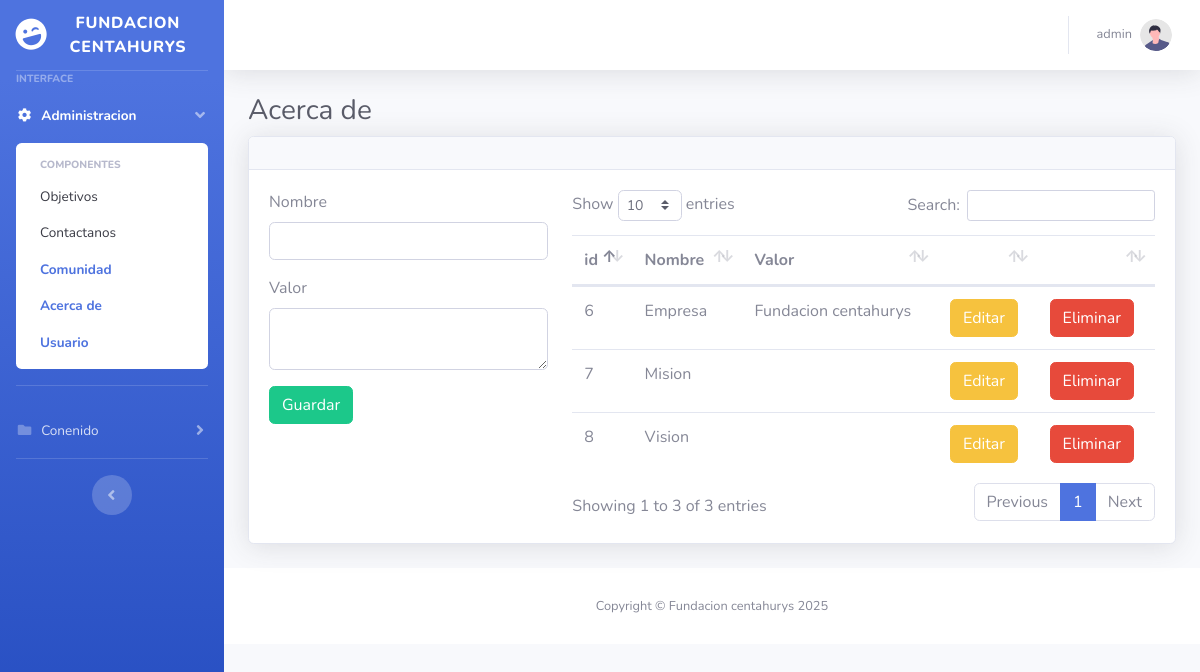
Page /administracion/about/index.php (signed in) on the committed database.
### tables this page shows
CREATE TABLE `about` (
  `id` int(11) NOT NULL AUTO_INCREMENT,
  `nombre` varchar(50) NOT NULL,
  `valor` longtext DEFAULT NULL,
  PRIMARY KEY (`id`)
);

### shared/DbConfig.php (called while the page is built, shortened)
<?php
$server="localhost";
$dbname="fundacioncentahurys";
$user="root";
$password="";
$url="http://localhost:7076/FundacionCentahurys/";
?>

### Data/DataAccess.php (called while the page is built, shortened)
<?php
abstract class DataAccess
{
    protected $con;
    protected $arr;
    protected function Consultar($str):PDOStatement
    {
        $stmt=$this->con ->prepare($str);
        if(count($this->arr)>0){
            $stmt->execute($this->arr);
        }
        else{
            $stmt->execute();
        }
        return $stmt;
    }
    protected function AbrirConexion($server,$user,$password,$dbname)
    {
        try
        {
            $dsn = "mysql:host=$server;dbname=$dbname";
            $this->con = new PDO($dsn, $user,$password);
        }
        catch (PDOException $e)
        {
            echo $e->getMessage();
            exit();
        }
    }
}

### administracion/controller/AboutController.php (called while the page is built, shortened)
<?php
$about=null;
$classabout=new About($server,$user,$password,$dbname);
$arrabout=$classabout->GetAll();
$empresa=$classabout->GetValueByname('Empresa')[0];

### Data/About.php (called while the page is built, shortened)
<?php
class About extends DataAccess
{
    function GetAll()
    {
        $this->arr=[];
        $stmt =  $this->Consultar("SELECT * FROM about");
        return $stmt->fetchAll(PDO::FETCH_OBJ);
    }
    function GetValueByname($nombre)
    {
        $this->arr=[
            ":nombre"=>$nombre
        ];
        $stmt =  $this->Consultar("SELECT valor FROM about where nombre=:nombre",$this->arr);
        return $stmt->fetchAll(PDO::FETCH_OBJ);
    }
}

### administracion/about/index.php (the view, shortened to what this page needs)
<?php
include('../../shared/DbConfig.php');
require("../../Data/DataAccess.php");
require('../../Data/About.php');
include('../controller/AboutController.php');
include('../../shared/head.php');
?>
<div class="card shadow mb-4">
    <div class="card-header py-3">
    </div>
    <div class="card-body">
        <div class="row">
            <div class="col-4">
                <form id="about" autocomplete="off"  action="<?=$url?>administracion/about/index.php" enctype="multipart/form-data" method="post">
                    <div class="mb-3">
                        <label class="form-label" for="codigo">
                            Nombre
                        </label>
                        <input  name="nombre" class="form-control" id="nombre_about" value="<?=$about!=null?$about->nombre:""?>" />
                    </div>
                    <div class="mb-3">
                        <label class="form-label" for="codigo">
                            Valor
                        </label>
                        <textarea class="form-control" name="valor" id="valor_about">
                        <?=$about!=null?$about->valor:""?>
                        </textarea>
                    </div>
                    <input type="submit" name ="accion" value="Guardar"  class="btn btn-success"/>
                </form>
            </div>
            <div class="col-8">
                <table id="dataTable" class="table">
                    <thead>
                        <th>id</th>
                        <th>Nombre</th>
                        <th>Valor</th>
                        <th></th>
                        <th></th>
                    </thead>
                    <tbody>
                        <?php foreach($arrabout as $item){?>
                        <tr>
                            <td> <?= $item->id ?></td>
                            <td> <?= $item->nombre ?></td>
                            <td> <?= $item->valor ?></td>
                            <td>
                                <form action="<?=$url?>administracion/about" method="get">
                                    <button class="btn btn-warning" name ="editar" type="submit"> Editar</button>
                                </form>
                            </td>
                            <td>
                                <form action="<?=$url?>administracion/about" method="post">
                                    <input type="submit" name ="accion" value="Eliminar"  class="btn btn-danger" />
                                </form>
                            </td>
                        </tr>
                        <?php }?>
                    </tbody>
                </table>
            </div>
        </div>
    </div>
</div>
<?php include('../../shared/foot.php');?>

### shared/menu.php (shortened to what this page needs)
<ul class="navbar-nav bg-gradient-primary sidebar sidebar-dark accordion" id="accordionSidebar">
<a class="sidebar-brand d-flex align-items-center justify-content-center" href="<?=$url?>">
    <div class="sidebar-brand-icon rotate-n-15">
        <i class="fas fa-laugh-wink"></i>
    </div>
    <div class="sidebar-brand-text mx-3"><?=$empresa->valor?></div>
</a>
<hr class="sidebar-divider my-0">
<div class="sidebar-heading">
    Interface
</div>
<?php if($usuario!=null){?>
<li class="nav-item active">
    <a class="nav-link" href="#" data-toggle="collapse" data-target="#collapseTwo" aria-expanded="true"
        aria-controls="collapseTwo">
        <i class="fas fa-fw fa-cog"></i>
        <span>Administracion</span>
    </a>
    <div id="collapseTwo" class="collapse show" aria-labelledby="headingTwo"
        data-parent="#accordionSidebar">
        <div class="bg-white py-2 collapse-inner rounded">
            <h6 class="collapse-header">Componentes</h6>
            <a class="collapse-item" href="<?=$url?>administracion/objetives">Objetivos</a>
            <a class="collapse-item" href="<?=$url?>administracion/contact_us">Contactanos</a>
            <a class="collapse-item active" href="<?=$url?>administracion/comunity">Comunidad</a>
            <a class="collapse-item active" href="<?=$url?>administracion/about">Acerca de</a>
            <a class="collapse-item active" href="<?=$url?>administracion/user">Usuario</a>
        </div>
    </div>
</li>
<hr class="sidebar-divider">
<?php }?>
<li class="nav-item">
    <a class="nav-link collapsed" href="#" data-toggle="collapse" data-target="#collapsePages"
        aria-expanded="true" aria-controls="collapsePages">
        <i class="fas fa-fw fa-folder"></i>
        <span>Conenido</span>
    </a>
</li>
<hr class="sidebar-divider d-none d-md-block">
<div class="text-center d-none d-md-inline">
    <button class="rounded-circle border-0" id="sidebarToggle"></button>
</div>
</ul>

### shared/foot.php (shortened to what this page needs)
</div>
            <footer class="sticky-footer bg-white">
                <div class="container my-auto">
                    <div class="copyright text-center my-auto">
                        <span>Copyright &copy; <?=$empresa->valor." ".date('Y')?></span>
                    </div>
                </div>
            </footer>
        </div>
    </div>
</body>
</html>

### rows in the picture
about: valor "FUNDACION CENTAHURYS", id "6", nombre "Empresa", valor "Fundacion centahurys"
about: id "7", nombre "Mision"
about: id "8", nombre "Vision"

### other values in the picture
$usuario->user "admin"
$name "Acerca de"
